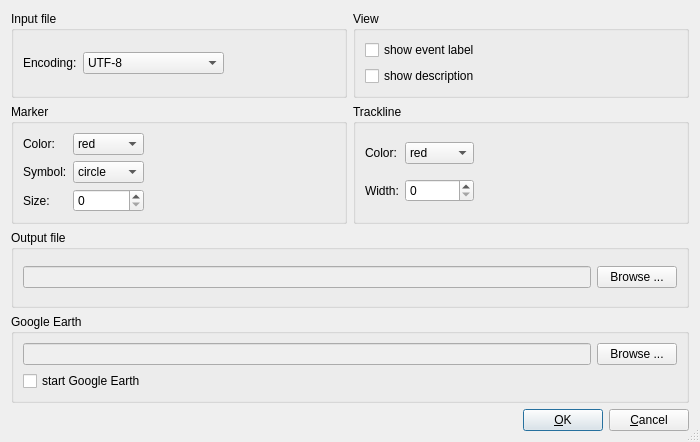
<?xml version="1.0" encoding="UTF-8"?>
<ui version="4.0">
 <class>GoogleEarthOptionsDialog</class>
 <widget class="QDialog" name="GoogleEarthOptionsDialog">
  <property name="geometry">
   <rect>
    <x>0</x>
    <y>0</y>
    <width>700</width>
    <height>442</height>
   </rect>
  </property>
  <property name="minimumSize">
   <size>
    <width>700</width>
    <height>0</height>
   </size>
  </property>
  <property name="windowTitle">
   <string>Google Earth options</string>
  </property>
  <property name="locale">
   <locale language="English" country="UnitedStates"/>
  </property>
  <property name="sizeGripEnabled">
   <bool>true</bool>
  </property>
  <layout class="QGridLayout" name="gridLayout_7">
   <item row="0" column="0">
    <widget class="QGroupBox" name="InputFile_groupBox">
     <property name="title">
      <string>Input file</string>
     </property>
     <layout class="QGridLayout" name="gridLayout_6">
      <item row="0" column="0">
       <widget class="QLabel" name="label_5">
        <property name="text">
         <string>Encoding:</string>
        </property>
       </widget>
      </item>
      <item row="0" column="1">
       <widget class="QComboBox" name="CodecInput_ComboBox">
        <item>
         <property name="text">
          <string>UTF-8</string>
         </property>
        </item>
        <item>
         <property name="text">
          <string>Apple Roman</string>
         </property>
        </item>
        <item>
         <property name="text">
          <string>Latin-1 (ISO 8859-1)</string>
         </property>
        </item>
       </widget>
      </item>
      <item row="0" column="2">
       <spacer name="horizontalSpacer_4">
        <property name="orientation">
         <enum>Qt::Horizontal</enum>
        </property>
        <property name="sizeHint" stdset="0">
         <size>
          <width>40</width>
          <height>20</height>
         </size>
        </property>
       </spacer>
      </item>
     </layout>
    </widget>
   </item>
   <item row="0" column="1">
    <widget class="QGroupBox" name="View_groupBox">
     <property name="title">
      <string>View</string>
     </property>
     <layout class="QGridLayout" name="gridLayout_4">
      <item row="1" column="0">
       <widget class="QCheckBox" name="showDescription_checkBox">
        <property name="text">
         <string>show description</string>
        </property>
       </widget>
      </item>
      <item row="0" column="0">
       <widget class="QCheckBox" name="showEventLabel_checkBox">
        <property name="text">
         <string>show event label</string>
        </property>
       </widget>
      </item>
     </layout>
    </widget>
   </item>
   <item row="1" column="0">
    <widget class="QGroupBox" name="Marker_groupBox">
     <property name="title">
      <string>Marker</string>
     </property>
     <layout class="QGridLayout" name="gridLayout_5">
      <item row="0" column="0">
       <widget class="QLabel" name="label_4">
        <property name="text">
         <string>Color:</string>
        </property>
       </widget>
      </item>
      <item row="0" column="1">
       <widget class="QComboBox" name="IconColor_comboBox">
        <item>
         <property name="text">
          <string>red</string>
         </property>
        </item>
        <item>
         <property name="text">
          <string>green</string>
         </property>
        </item>
        <item>
         <property name="text">
          <string>blue</string>
         </property>
        </item>
        <item>
         <property name="text">
          <string>orange</string>
         </property>
        </item>
        <item>
         <property name="text">
          <string>yellow</string>
         </property>
        </item>
        <item>
         <property name="text">
          <string>white</string>
         </property>
        </item>
       </widget>
      </item>
      <item row="0" column="2">
       <spacer name="horizontalSpacer_2">
        <property name="orientation">
         <enum>Qt::Horizontal</enum>
        </property>
        <property name="sizeHint" stdset="0">
         <size>
          <width>78</width>
          <height>20</height>
         </size>
        </property>
       </spacer>
      </item>
      <item row="1" column="0">
       <widget class="QLabel" name="label">
        <property name="text">
         <string>Symbol:</string>
        </property>
       </widget>
      </item>
      <item row="1" column="1">
       <widget class="QComboBox" name="IconSymbol_comboBox">
        <item>
         <property name="text">
          <string>circle</string>
         </property>
        </item>
        <item>
         <property name="text">
          <string>square</string>
         </property>
        </item>
        <item>
         <property name="text">
          <string>star</string>
         </property>
        </item>
        <item>
         <property name="text">
          <string>triangle</string>
         </property>
        </item>
       </widget>
      </item>
      <item row="2" column="0">
       <widget class="QLabel" name="label_3">
        <property name="text">
         <string>Size:</string>
        </property>
       </widget>
      </item>
      <item row="2" column="1">
       <widget class="QSpinBox" name="IconSize_spinBox">
        <property name="minimum">
         <number>0</number>
        </property>
        <property name="maximum">
         <number>100</number>
        </property>
        <property name="singleStep">
         <number>5</number>
        </property>
       </widget>
      </item>
     </layout>
    </widget>
   </item>
   <item row="1" column="1">
    <widget class="QGroupBox" name="Trackline_groupBox">
     <property name="title">
      <string>Trackline</string>
     </property>
     <layout class="QGridLayout" name="gridLayout_2">
      <item row="0" column="0">
       <widget class="QLabel" name="label_6">
        <property name="text">
         <string>Color:</string>
        </property>
       </widget>
      </item>
      <item row="0" column="1">
       <widget class="QComboBox" name="TracklineColor_comboBox">
        <item>
         <property name="text">
          <string>red</string>
         </property>
        </item>
        <item>
         <property name="text">
          <string>green</string>
         </property>
        </item>
        <item>
         <property name="text">
          <string>blue</string>
         </property>
        </item>
        <item>
         <property name="text">
          <string>orange</string>
         </property>
        </item>
        <item>
         <property name="text">
          <string>yellow</string>
         </property>
        </item>
       </widget>
      </item>
      <item row="0" column="2">
       <spacer name="horizontalSpacer_3">
        <property name="orientation">
         <enum>Qt::Horizontal</enum>
        </property>
        <property name="sizeHint" stdset="0">
         <size>
          <width>65</width>
          <height>20</height>
         </size>
        </property>
       </spacer>
      </item>
      <item row="1" column="0">
       <widget class="QLabel" name="label_7">
        <property name="text">
         <string>Width:</string>
        </property>
       </widget>
      </item>
      <item row="1" column="1">
       <widget class="QSpinBox" name="TracklineWidth_spinBox">
        <property name="minimum">
         <number>0</number>
        </property>
        <property name="maximum">
         <number>100</number>
        </property>
        <property name="singleStep">
         <number>5</number>
        </property>
       </widget>
      </item>
     </layout>
    </widget>
   </item>
   <item row="2" column="0" colspan="2">
    <widget class="QGroupBox" name="OutputFilename_groupBox">
     <property name="title">
      <string>Output file</string>
     </property>
     <layout class="QGridLayout" name="gridLayout">
      <item row="0" column="0">
       <widget class="QLineEdit" name="GoogleEarthFilename_lineEdit">
        <property name="enabled">
         <bool>false</bool>
        </property>
        <property name="minimumSize">
         <size>
          <width>300</width>
          <height>0</height>
         </size>
        </property>
       </widget>
      </item>
      <item row="0" column="1">
       <widget class="QPushButton" name="BrowseGoogleEarthFilename_pushButton">
        <property name="text">
         <string>Browse ...</string>
        </property>
       </widget>
      </item>
     </layout>
    </widget>
   </item>
   <item row="3" column="0" colspan="2">
    <widget class="QGroupBox" name="GoogleEarth_groupBox">
     <property name="title">
      <string>Google Earth</string>
     </property>
     <layout class="QGridLayout" name="gridLayout_3">
      <item row="0" column="0">
       <widget class="QLineEdit" name="GoogleEarthProgram_lineEdit">
        <property name="enabled">
         <bool>false</bool>
        </property>
        <property name="minimumSize">
         <size>
          <width>300</width>
          <height>0</height>
         </size>
        </property>
        <property name="text">
         <string/>
        </property>
       </widget>
      </item>
      <item row="0" column="1">
       <widget class="QPushButton" name="BrowseGoogleEarthProgram_pushButton">
        <property name="text">
         <string>Browse ...</string>
        </property>
       </widget>
      </item>
      <item row="1" column="0">
       <widget class="QCheckBox" name="StartGoogleEarth_checkBox">
        <property name="text">
         <string>start Google Earth</string>
        </property>
       </widget>
      </item>
     </layout>
    </widget>
   </item>
   <item row="4" column="0" colspan="2">
    <layout class="QHBoxLayout" name="horizontalLayout_2">
     <item>
      <spacer name="horizontalSpacer">
       <property name="orientation">
        <enum>Qt::Horizontal</enum>
       </property>
       <property name="sizeHint" stdset="0">
        <size>
         <width>40</width>
         <height>20</height>
        </size>
       </property>
      </spacer>
     </item>
     <item>
      <widget class="QPushButton" name="OK_pushButton">
       <property name="text">
        <string>&amp;OK</string>
       </property>
       <property name="default">
        <bool>true</bool>
       </property>
      </widget>
     </item>
     <item>
      <widget class="QPushButton" name="Cancel_pushButton">
       <property name="text">
        <string>&amp;Cancel</string>
       </property>
       <property name="autoDefault">
        <bool>true</bool>
       </property>
      </widget>
     </item>
    </layout>
   </item>
  </layout>
 </widget>
 <tabstops>
  <tabstop>CodecInput_ComboBox</tabstop>
  <tabstop>showEventLabel_checkBox</tabstop>
  <tabstop>showDescription_checkBox</tabstop>
  <tabstop>IconColor_comboBox</tabstop>
  <tabstop>IconSize_spinBox</tabstop>
  <tabstop>TracklineColor_comboBox</tabstop>
  <tabstop>TracklineWidth_spinBox</tabstop>
  <tabstop>GoogleEarthFilename_lineEdit</tabstop>
  <tabstop>BrowseGoogleEarthFilename_pushButton</tabstop>
  <tabstop>GoogleEarthProgram_lineEdit</tabstop>
  <tabstop>BrowseGoogleEarthProgram_pushButton</tabstop>
  <tabstop>StartGoogleEarth_checkBox</tabstop>
  <tabstop>OK_pushButton</tabstop>
  <tabstop>Cancel_pushButton</tabstop>
 </tabstops>
 <resources/>
 <connections/>
</ui>
